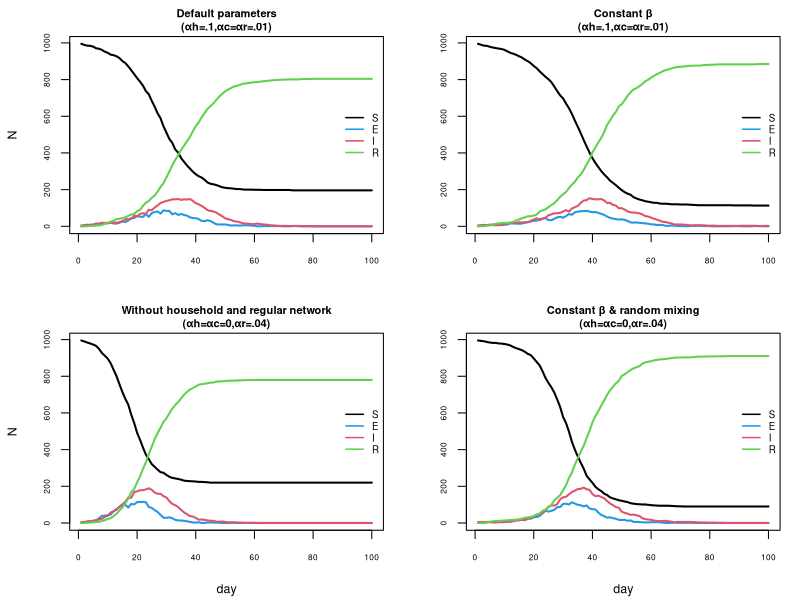

The R script that drew this image:
# Team Members: 
# 1. Shivasharini Govindasamy (Sharuuu27) - S2766392
# 2. Yu-Hsuan Hung (YuHsuan07) - S2793274
# 3. Yasuhiro Hara (hiroh-git) - S2826059

# Team Contributions:
# Shivasharini - Developed the household vector h generation (Q1) 
                #and the get.net function for the regular contact network (Q2)
# Yu-Hsuan - Implemented the core SEIR simulation function, nseir, 
            #which includes the social structure elements (Q3)
# Yasuhiro- Developed the function for plotting the simulation dynamics (Q4) 
            #and performed the comparative analysis of the four model scenarios (Q5)

# Github repo link:
# https://github.com/Sharuuu27/Extended-Statistical-Programming-Group-7-Assignment-Submission

## OVERVIEW: STOCHASTIC SEIR SIMULATION WITH SOCIAL STRUCTURE
# This script implements a stochastic SEIR epidemiological model.
# The model incorporates explicit social structure by simulating contact based on 
# household membership, individual social networks, and random mixing.

## CODE STRUCTURE:
# 1. Setup (N, hmax) and Household Assignment
# 2. Sociability Parameter generation and Network Generation function
# 3. SEIR simulation function (nseir)
# 4. Plotting function (plot_graphs)
# 5. Scenario Comparison and Plotting
# 6. Interpretation of the plots

set.seed(0)

## Step 1: Household Assignment
### To assign the n people to their unique household ID
n <- 1000 ## Define population size N
hmax <- 5  ## Max household size

## Create household vector 'h' such that household sizes are 
## uniformly distributed between 1 and hmax.
## This one-liner uses: 
## 1. sampling sizes (sample(1:hmax, n, replace = TRUE))
## 2. repeating household IDs (rep(1:n, times = ...))
## 3. sampling the first N elements and shuffling (sample(...)[1:n])
h <- sample(rep(1:n, times = sample(1:hmax, n, replace = TRUE))[1:n])


## Step 2: Assignment of Sociability Parameter (beta_i) and Network Generation.
### To assign Sociability Parameter (beta_i)
# Generates the vector of sociability parameters (beta_i) for each person.
beta <- runif(n)

get.net <- function(beta, h, nc = 15) {
  ## Function to generate the regular contact network.
  ## The network excludes household members
  n <- length(beta) 
  mean_beta <- mean(beta)
  ## Calculate the denominator used in the link probability formula
  prob_denominator <- mean_beta^2 * (n - 1)
  # creating network list of all n people
  network <- replicate(n, integer(0), simplify = FALSE) 
  # creating all possible pairs
  row1 <- c(); row2 <- c()
  row1 <- unlist(sapply(1:n, function(i) rep(i, n-i+1)))
  row2 <- unlist(sapply(1:(n-1), function(i) (i+1):n))
  unique_pairs <- array(c(row1, row2),dim=c(length(row1), 2))
  unique_pairs <- t(unique_pairs)
  # to identify which pairs are household members
  household_member <- h[unique_pairs[1, ]] == h[unique_pairs[2, ]]
  
  # to store the pairs which are NOT household members
  non_household <- unique_pairs[, !household_member]
  # contact network probability and cap at 1
  link <- ((nc * beta[non_household[1, ]] * beta[non_household[2, ]]) 
           / prob_denominator)
  
  # generate uniform random numbers to compare with contact network probability
  random_u <- runif(ncol(non_household))
  regular_contact <- random_u < link
  # to store the regular contacts only
  network_list <- non_household[, regular_contact]
  # To add regular contacts to each person's list
  for (j in 1:ncol(network_list)) {
    person_1 <- network_list[1, j] 
    person_2 <- network_list[2, j] 
    
    
    network[[person_1]] <- c(network[[person_1]], person_2)
    network[[person_2]] <- c(network[[person_2]], person_1)
  }
  
  return(network)
  
}

alink <- get.net(beta, h)


## Step 3: Implementation of the SEIR Simulation Model
## SEIR simulation model with social structure
nseir <- function(beta, h, alink, alpha = c(.1, .01, .01), delta = .2, 
                  gamma = .4, nc = 15,nt = 100, pinf = .005) {
  ## beta = socialibility parameter;
  ## h = household each person belongs to;
  ## alpha = the daily probs I[i] -> S[j]
  ## Note: Each alpha stands for 
  ## - household transmission prob
  ## - contact network transmission prob
  ## - random mixing base prob
  ## gamma = daily prob E -> I; delta = daily prob I -> R;
  ## nc = Average contacts; nt = number of days
  ## pinf = initial proportion infected.
  
  ##Initialization 
  set.seed(0)
  n <- length(beta)
  x <- rep(0, n)
  ni <- round(n * pinf)
  
  ## Randomly set the initial number of infected individuals (I=2)
  x[1:ni] <- 2
  
  ## Pre-calculate constant denominator for 3rd way
  mean_beta <- mean(beta)
  prob_deno <- mean_beta^2 * (n - 1)
  
  ## Set up storage for each state
  S <- E <- I <- R <- rep(0, nt)
  
  ## Record initial population counts (Day 1)
  S[1] <- n-ni;I[1] <- ni
  
  ## Loop over the remaining days
  for (t in 2:nt) {
    
    u <- runif(n)          ## generate uniform random deviates
    I_idx <- which(x == 2) ## get infection indices
    
    ## Fixed Probability Transitions (I -> R & E -> I)
    x[x == 2 & u < delta] <- 3 ## I -> R with prob delta
    x[x == 1 & u < gamma] <- 2 ## E -> I with prob gamma
    
    # S -> E Transitions (Three ways)
    for (i in I_idx) {  ## Loop through each infector i
      h_id <- h[i]      ## get the household ID of i
      net_idx <- alink[[i]] ## get the regular network contacts (indices) of i
      
      ## 1st way: household transmission
      ## Find people who are S(0) and in i's household
      S_same_hh_idx <- which(x == 0 & h == h_id)
      S_same_hh_idx_len <- length(S_same_hh_idx)
      ## check if there are any S targets in the household
      if (S_same_hh_idx_len > 0) {
        ## generate uniform random deviates
        u_hh <- runif(S_same_hh_idx_len)
        
        ## determine who is infected (prob alpha[1]).
        x[S_same_hh_idx[u_hh < alpha[1]]] <- 1 ## S-> E with prob alpha[1]
      }
      
      ## 2nd way: Regular Network Transmission
      ## Filter out contacts who are still S(0)
      S_net_idx <- net_idx[x[net_idx] == 0]
      S_net_idx_len <- length(S_net_idx)
      ### check if there are any S targets in the regular network
      if (S_net_idx_len > 0) {
        ## generate uniform random deviates
        u_net <- runif(S_net_idx_len)
        ## determine who is infected (prob alpha[2])
        x[S_net_idx[u_net < alpha[2]]] <- 1 ## S-> E with prob alpha[2]
      }
      
      ## 3rd way: Irrespective Transmission 
      # Find all susceptible individuals
      S_noinf_idx <- which(x == 0)
      S_noinf_idx_len <- length(S_noinf_idx)
      ## check if there are any S targets
      if (S_noinf_idx_len > 0) {
        ## Setting P_random
        ## Note: Use pmin to cap probability at 1
        P_random <- alpha[3] * nc * beta[i] * beta[S_noinf_idx] / prob_deno
        ## generate uniform random deviates
        u_random <- runif(S_noinf_idx_len)
        ## determine who is infected (prob P_random)
        x[S_noinf_idx[u_random < P_random]] <- 1 ## S-> E with prob P_random
      }
    }
    
    ## Store daily results by counting individuals in each state
    S[t] <- sum(x == 0); E[t] <- sum(x == 1)
    I[t] <- sum(x == 2); R[t] <- sum(x == 3)
  }
  
  return(list(S = S, E = E, I = I, R = R, t=1:nt))
}


## Step 4: Function for plotting simulation results
## A function to nicely plot the dynamics of the simulated population states
## Uses base R plotting functions (plot, lines) and graphical parameters (par)
plot_graphs <- function(alphas, betas, labels, h, alink) {
  ## alphas = the daily probs I[i] -> S[j] in matrix format;
  ## betas = the transmission rate parameter in matrix format;
  ## labels = title of each parameter settings
  
  ## setting for plotting multiple graphs
  ncol <- length(alphas[1,])    ## set number of graphs to plot
  
  # Set up graphical parameters for multi-panel plot (2 rows, 2 columns if ncol=4).
  # mfcol fills plots column by column.
  par(mfcol=c(2,ncol/2),        ## layout setting of the plot
      mar=c(4,4,2,1),           ## margin settings
      oma=c(.2,.2,.2,.2),       ## outer margin settings
      family="sans",            ## font style settings (Arial)
      cex.axis=.6, cex.lab=.9)  ## font size settings
  
  for (i in 1:ncol){
    ## Determine axis labels based on panel position
    ## Y label 'N' is drawn only on the first column (i=1, 2).
    if (i<=2) scY <- "N" else scY <- ""      ## draw Y-axis label on the left graphs
    if (i%%2==0) scX <- "day" else scX <- "" ## draw X-asix label on the bottom graphs
    
    ## Simulate SEIR model with nseir function
    epi <- nseir(beta=betas[,i],h,alink,alpha=alphas[,i])
    
    ## plot simulated data
    plot(x=epi$t, y=epi$S,
         ylim=c(0,max(epi$S)),xlab=scX,ylab=scY,
         main=labels[i],
         type="l",cex=.5,cex.main=.8,lwd=2) ## S (black)
    lines(x=epi$t, y=epi$E,
          col=4,type="l",cex=.5,lwd=2)      ## E (blue)
    lines(x=epi$t, y=epi$I,
          col=2,type="l",cex=.5,lwd=2)      ## I (red)
    lines(x=epi$t, y=epi$R,
          col=3,type="l",cex=.5,lwd=2)      ## R (recovered)
    legend(x="right",y="center",            ## legend
           legend=c("S", "E", "I", "R"), col=c(1, 4, 2, 3),
           lty=1, bty="n",cex=.7,lwd=1.5)
  }
}


## Step 5: Compare 4 scenarios and plot
## Prepare parameters for the 4 required scenarios: 
## 1. Full model, varied beta (Default)
## 2. Random mixing, varied beta
## 3. Full model, constant beta
## 4. Random mixing, constant beta
alphas <- array(c(c(.1,.01,.01),
                  c(0,0,.04),
                  c(.1,.01,.01),
                  c(0,0,.04)),
                dim=c(3,4))

set.seed(0)

## Generate constant beta set to the average of beta_u for every element
beta_mean <- rep(mean(beta),n)
betas <- array(c(beta,beta,beta_mean,beta_mean),
               dim=c(n,4))

## Labels describing each scenario for plotting
labels <- c("Default parameters\n(αh=.1,αc=αr=.01)",
            "Without household and regular network\n(αh=αc=0,αr=.04)",
            "Constant β\n(αh=.1,αc=αr=.01)",
            "Constant β & random mixing\n(αh=αc=0,αr=.04)")

## Plot graphs
plot_graphs(alphas, betas, labels, h=h, alink=alink)


## The apparent effect of the household and network structure, relative to random mixing

### Overview:
# The epidemic spreads faster when the model is computed without the household 
# and regular network structure (bottom plots). 
# In addition, it has a bigger outbreak when sociability parameter beta is constant.

# When assuming random mixing only, not only the social structure, but also 
# everyone has a higher probability to infect others in the population (due to
# bigger numerator of the daily probability of i infecting j), which may
# accelerating the expand of the epidemic.
# This can be supported with the fact that the less number of people remaining
# in state S(susceptible) at the end of the simulation compared to other 2 scenarios. 

# Furthermore, differences in the settings of the sociability parameter may
# suggest that individuals with a relatively low level of sociability may suppress
# the infection with a variable sociability parameter, resulting in slower 
# overall expansion compared to a scenario in which everyone has an average level
# of sociability.


### Details of each graph
## 1. Default parameters
# (alpha_h =.1, alpha_c = alpha_r =.01; beta varied) (left top)
#
# The number of infected (I, red line) and exposed (E, blue line) peaks 
# around days 38 and 30, respectively. The susceptible (S, black line) 
# population declines, reaching a minimum of approximately 200 on day 50. 
# The recovered (R, green line) population increases and plateaus near 800.


## 2. Without household and regular network
# (alpha_h = alpha_c = 0, alpha_r =.04; beta varied) (left bottom)
# 
# The spread and resolution are faster than in the default scenario. The 
# peaks of states I and S are higher at approximately 200 and 150, respectively. 
# The peaks of infected and exposed also occur earlier, around days 25 and 
# 20 respectively, suggesting that the epidemic spreads and resolves 
# relatively quickly. The population of the state S drops sharply, reaching a 
# minimum of approximately 200 on day 40. The state's R population plateaus 
# at approximately 800. The high transmission through random mixing (alpha_r =.04) 
# likely drives this rapid spread.


## 3. Constant beta
# (alpha_h =.1, alpha_c = alpha_r =.01; beta constant) (right top)
#
#  The overall shape of the epidemic is very similar to the default parameters, 
# but the minimum value of state S's population is lower, approximately 150, 
# and the maximum value of R's population is higher, approximately 850. 
# This suggests that the homogeneity of beta slightly increased the spread.


## 4. Constant beta & random mixing
# (alpha_h = alpha_c = 0, alpha_r =.04; beta constant) (right bottom)
#
#  The peaks of the I and E states are higher than in scenarios 1 and 3, 
# at around 200 and 150 respectively. These peaks occur earlier, 
# on days 35 and 25 respectively.
# The minimum value of state S's population is lower, approximately 100,
# and the maximum value of R's population is higher, approximately 900. 
# Similar to 3rd scenario, using a constant beta over a varied beta 
# slightly increases the size of the epidemic.
